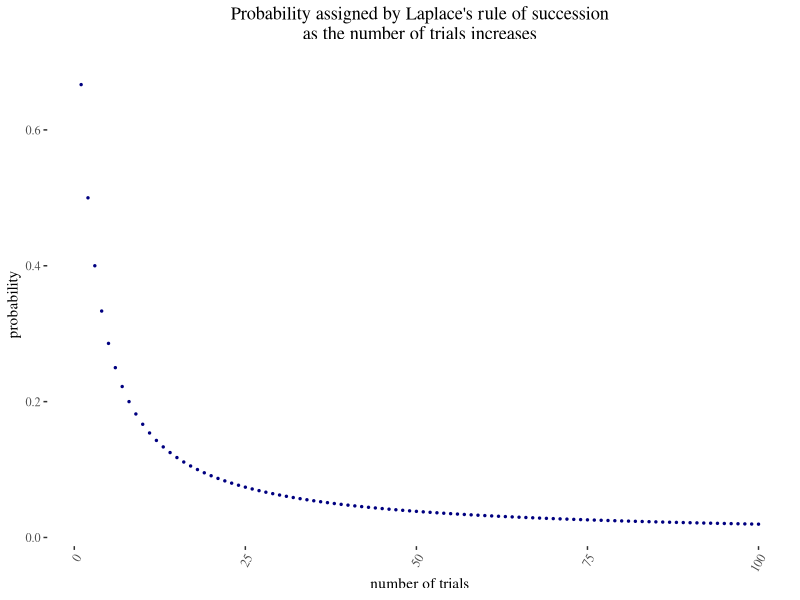

Write R code to recreate this figure.
library(ggplot2)
library(ggthemes)

l = list()
l$n = c(1:100)
l$p = 2/(l$n + 2)

l <- as.data.frame(l)

title_text = "Probability assigned by Laplace's rule of succession\nas the number of trials increases"
label_x_axis = "number of trials"
label_y_axis = "probability"
ggplot(data=l, aes(x=n, y=p))+
  geom_point(size = 0.5, color="navyblue")+
  labs(
    title=title_text,
    subtitle=element_blank(),
    x=label_x_axis, 
    y=label_y_axis 
  ) +
  theme_tufte() + 
  theme(
    legend.title = element_blank(),
    plot.title = element_text(hjust = 0.5),
    plot.subtitle = element_text(hjust = 0.5), 
    legend.position="bottom",
    legend.box="vertical",
    axis.text.x=element_text(angle=60, hjust=1),
    plot.background=element_rect(fill = "white",colour = NA)
  )

